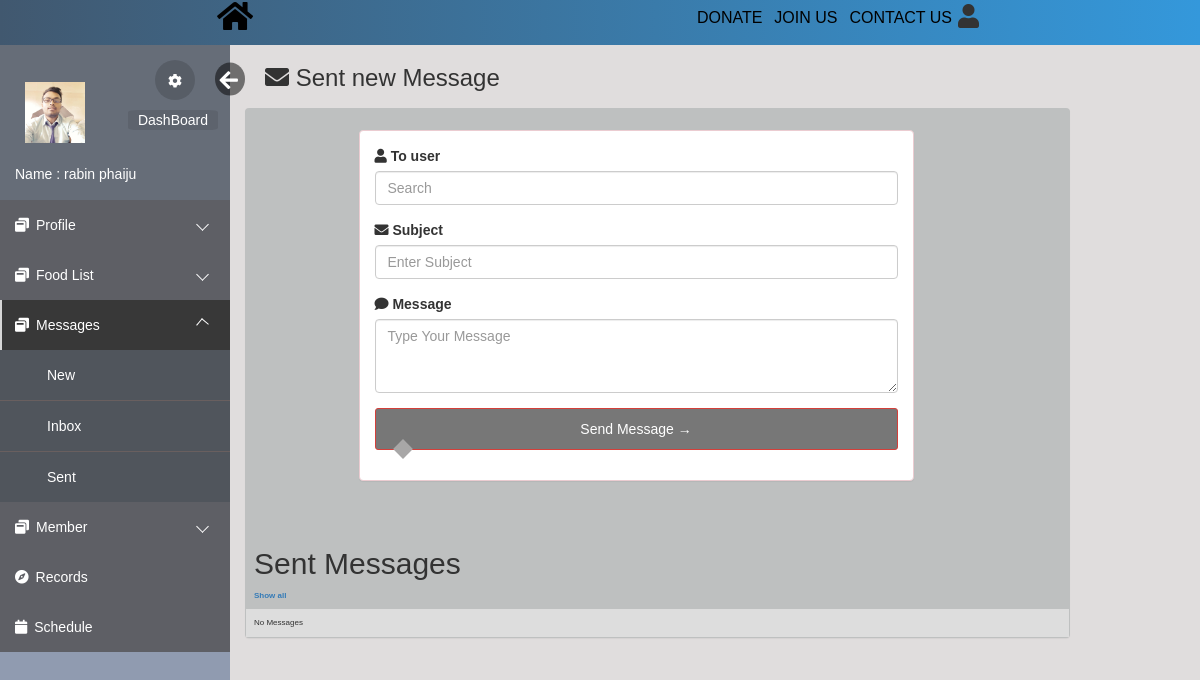
/html/new.php (signed in), run on an earlier commit of the app's database.
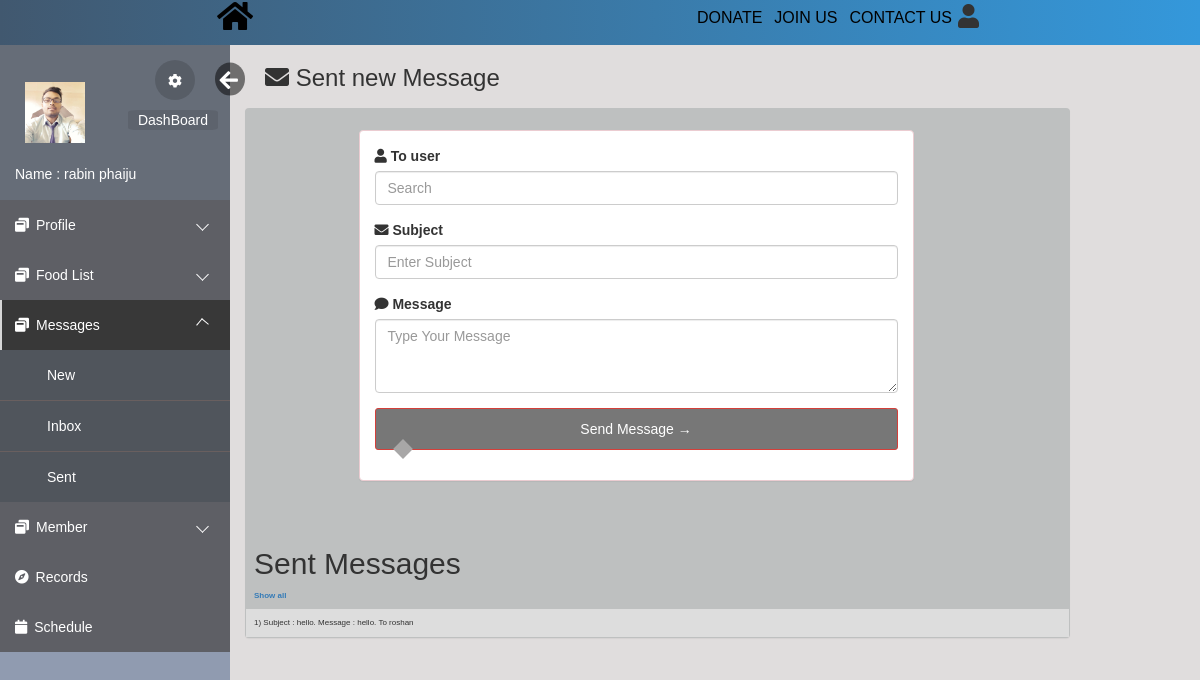
And on a later commit of the database.
### tables this page shows
CREATE TABLE `messages` (
  `message_id` int(10) UNSIGNED NOT NULL,
  `msg_to` varchar(20) DEFAULT NULL,
  `msg_from` varchar(20) DEFAULT NULL,
  `subject` varchar(30) DEFAULT NULL,
  `message` varchar(255) DEFAULT NULL,
  `date` timestamp NULL DEFAULT CURRENT_TIMESTAMP ON UPDATE CURRENT_TIMESTAMP
);

### html/new.php (the view, shortened to what the changed rows need)
<!DOCTYPE html>
<html lang="en">
<head>
    <link rel="stylesheet" href="https://maxcdn.bootstrapcdn.com/bootstrap/3.3.6/css/bootstrap.min.css">
    <link rel="stylesheet" href="https://maxcdn.bootstrapcdn.com/font-awesome/4.6.3/css/font-awesome.min.css">
    <link rel="stylesheet" href="../css/loginindex.css">
    <link rel="stylesheet" href="css/editprofile.css">
    <link rel="stylesheet" href="css/index.css">
    <link rel="stylesheet" href="https://use.fontawesome.com/releases/v5.3.1/css/all.css">
</head>
<body>
    <div class="body_wrapper">
        <div class="container">
            <div class="col-md-9 col-sm-9 contains">
                <div class="panel profile-panel">
                                                    <?php
                                                require_once("DBConnect.php");
                                                $sql = "SELECT * from register ORDER BY `username` ASC ";
                                                 $result = $conn-> query($sql);
		                                        while($row = $result-> fetch_assoc()){
                                                    if($row["username"]==$_SESSION['username']){
                                                        continue;
                                                    }
                                                    ?>
                                                <?php  }  ?>
            <table>
	<tr>
		<td><b><h2>Sent Messages</h2> <a href="sent.php">Show all</a></b></td>
	</tr>
    <?php
    $count=1;
    require_once("DBConnect.php");
    $from=$_SESSION['username'];
        $sql = "SELECT * from `messages` WHERE `msg_from`='$from' ORDER BY `message_id` DESC";
	$result = $conn-> query($sql);
	if($result-> num_rows >0){
            $del_count=0;
            while($del_count<10 &&   $row = $result-> fetch_assoc()){
              echo "<tr><td>".$count.") Subject : ".$row["subject"].". Message : ".$row["message"].". To ".$row["msg_to"]." "."</td></tr>";
                $count++;
               $del_count++;
            }}else{
                echo "<tr><td>No Messages</td></tr>";
            }
        echo "</table>";
        ?>
                </div>
            </div>
        </div>
    </div>
</body>
</html>

What changed in the data, as far as the page shows it:
added messages: subject "hello", message "hello", msg_to "roshan"
Also different on the page:
text no longer shown: "No Messages"
